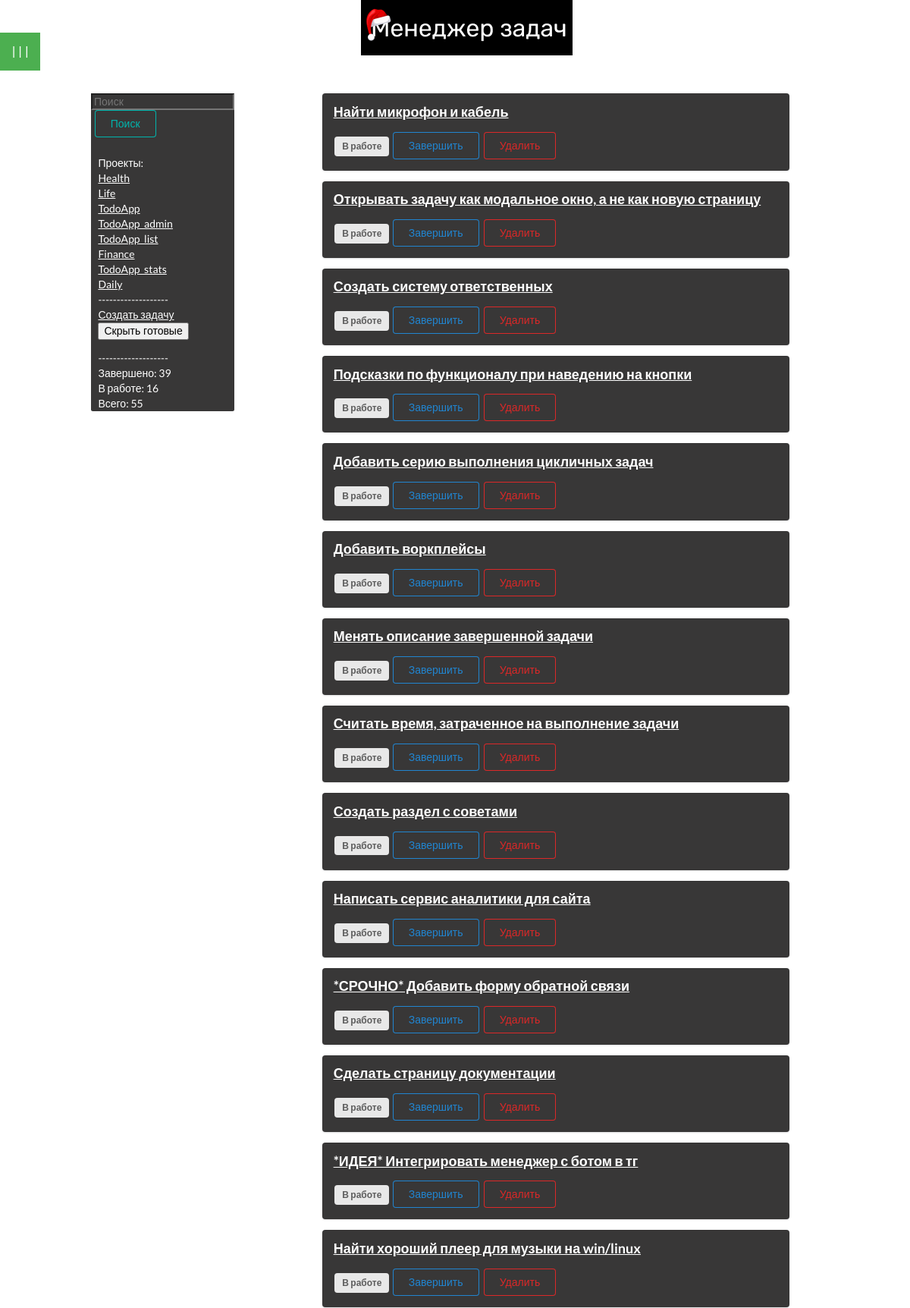
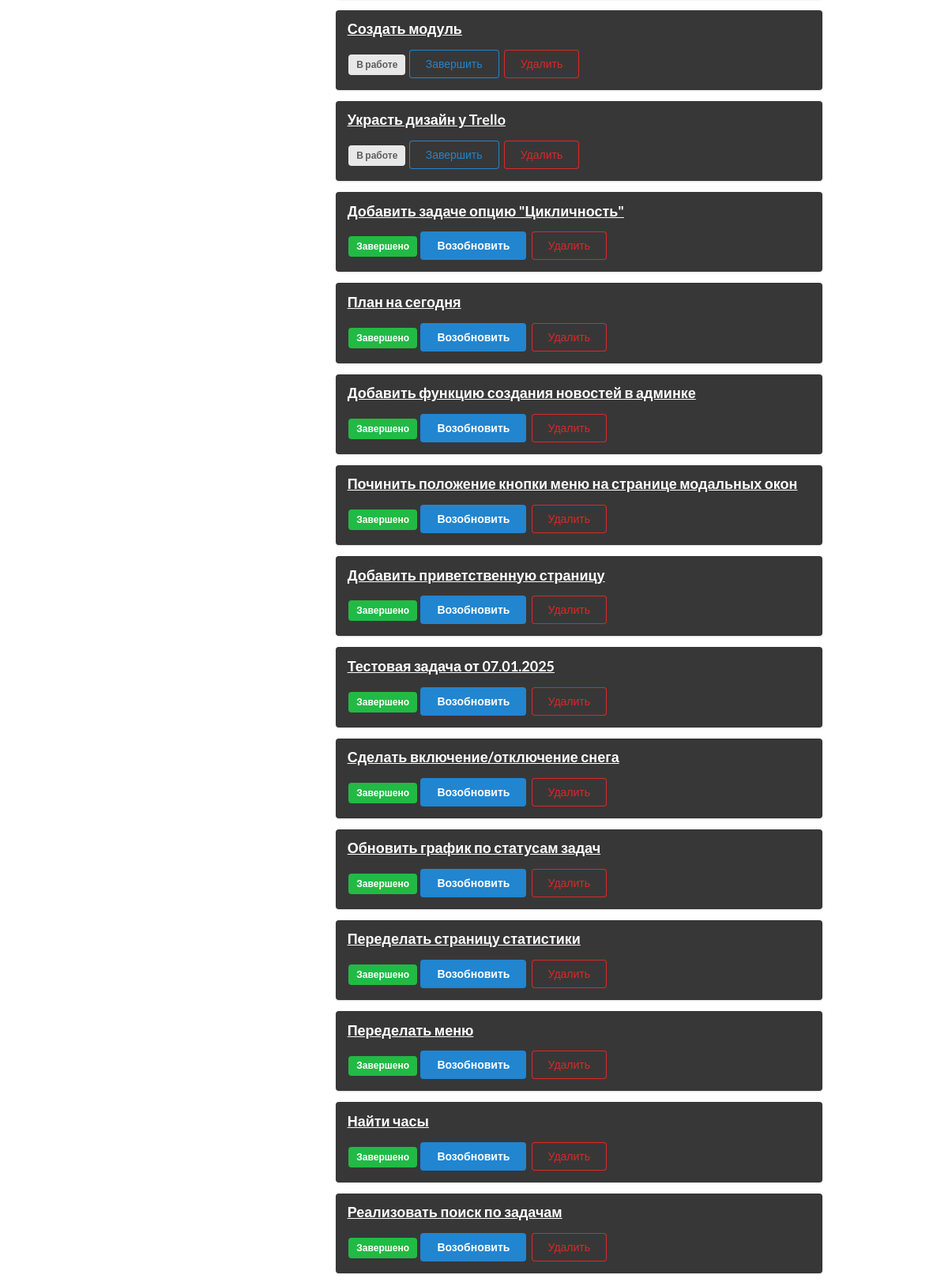
The page / (signed in, upper part) on the database its author committed (2 pictures, top to bottom).
### todo/models.py (models this page shows)
class Tag(db.Model):
    id = db.Column(db.Integer, primary_key=True)
    uid = db.Column(db.Integer)
    title = db.Column(db.String(100))
    descr = db.Column(db.String(1000))

class ToDo(db.Model):
    id = db.Column(db.Integer, primary_key=True)
    title = db.Column(db.String(100))
    tag_id = db.Column(db.Integer)
    descr = db.Column(db.String(1000))
    create_date = db.Column(db.DateTime)
    close_date = db.Column(db.DateTime)
    is_complete = db.Column(db.Boolean)
    is_cycle = db.Column(db.String(25))
    cycle_series = db.Column(db.Integer)

### todo/routes.py (the view, shortened to what this page needs)
@app.route('/', methods=['POST', 'GET'])
@login_required
def home():
    if request.method == 'GET':
        if current_user:
            timed_raw = datetime.now()
            GMT = pytz.timezone("Etc/GMT")
            dt_gmt = GMT.localize(timed_raw)
            dt_gmt = timed_raw.astimezone(GMT)
            get_curr_user_tags = Tag.query.filter_by(uid=current_user.id).all()
            tags_ids = []
            default_value = 0
            for el in get_curr_user_tags:
                tags_ids.append(el.id)
            cycle = ToDo.query.filter(ToDo.tag_id.in_((tags_ids))).filter_by(is_cycle='checked').order_by(ToDo.id.desc()).all()
            todo_list = ToDo.query.filter(ToDo.tag_id.in_((tags_ids))).order_by(ToDo.is_complete).order_by(ToDo.id.desc()).all()
            todo_completed = ToDo.query.filter(ToDo.tag_id.in_((tags_ids))).filter_by(is_complete=1).order_by(ToDo.id.desc()).all()
            todo_uncompleted = ToDo.query.filter(ToDo.tag_id.in_((tags_ids))).filter_by(is_complete=0).order_by(ToDo.id.desc()).all()
            completed = len(todo_completed)
            uncompleted = len(todo_uncompleted)
            all = len(todo_list)
            todo_tags = Tag.query.filter_by(uid=current_user.id).distinct(Tag.title)
            return render_template('todo/index.html', todo_list=todo_list, todo_tags=todo_tags, todo_completed=completed, todo_uncompleted=uncompleted, todo_all=all, title='CUBI Prot.', default_value=default_value)
        else:
            return redirect(url_for('todo/login.html'))

### todo/routes.py (called while the page is built)
@login_manager.user_loader
def load_user(user_id):
    user = db.session.get(Users, int(user_id))
    return user

### todo/templates/todo/index.html (shortened to what this page needs)
{% extends 'todo/layout.html' %}
{% block content %}
<img src="static/todo_logo_black.png" style="margin-left: 35%; margin-right: 25%;">
<div style="margin-top: 2.5%; class:'ui container'; margin-left: 10%; margin-right: 10%; display: flex;">
    <div class="navigation"
        style="color: white; background-color: rgb(56, 55, 55); width: 20%; height: 70%; margin-bottom: 1%; border-radius: 2.5px;">
        <form action="/search" method="post">
            <input type="text" name="search_bar" placeholder="Поиск"
                style="background-color: rgb(56, 55, 55); color: white;">
            <button class="ui teal basic button" type="submit"
                style="margin-bottom: 10px; margin-left: 2.5%;">Поиск</button>
        </form>
        <div class="tags" style="margin-left: 5%;">
            {% block tags %}
            Проекты:<br>
            {% for tag in todo_tags %}
            <a href="/sort/{{ tag.title }}">{{tag.title}}<br></a>
            {% endfor %}
            -------------------<br>
            {% endblock %}
            <a href="#openModal" style="margin-top: 10%;">Создать задачу</a><br>
            <form method="post">
                <button type="submit" id="hider" name="hider" value={{default_value}}>Скрыть готовые</button>
            </form>
            -------------------<br>
        </div>
        <div style="margin-left: 5%;">
            Завершено: {{todo_completed}}<br>
            В работе: {{todo_uncompleted}}<br>
            Всего: {{todo_all}}<br>
        </div>
    </div>
    {% for todo in todo_list %}
    <div class="contentt" style="width: 100%;">
        <div class="ui segment"
            style="margin-left: 15%; margin-right: 25%; width: 80%; background-color: rgb(56, 55, 55);">
            <p class="ui big header" name="header" style="margin-bottom: 2.5%; color: white; ">
                <a href="#openModal3/{{todo.id}}" style="color: white">{{todo.title}}<br>
            </p></a>
            {% if todo.is_complete == False %}
            <span class="ui gray label">В работе</span>
            <a class="ui primary basic button" href="/update/{{ todo.id }}">Завершить</a>
            {% else %}
            <span class="ui green label">Завершено</span>
            <a class="ui blue button" href="/update/{{ todo.id }}">Возобновить</a>
            {% endif %}
            <a class="ui negative basic button" href="/delete/{{ todo.id }}">Удалить</a>
        </div>
    </div>
    {% endfor %}
</div>
{% endblock content %}

### todo/static/css/style.css (style rules this page uses)
.header { word-break: normal; }
body { font-family: Rubik; transition: background-color 0.3s ease; margin: 0; }
a:link { color: white; text-decoration: underline; cursor: pointer; }

### rows shown on the page
Tag: title "Health"
Tag: title "Life"
Tag: title "TodoApp"
Tag: title "TodoApp_admin"
Tag: title "TodoApp_list"
Tag: title "Finance"
Tag: title "TodoApp_stats"
Tag: title "Daily"
ToDo: title "Найти микрофон и кабель"
ToDo: title "Открывать задачу как модальное окно, а не как новую страницу"
ToDo: title "Создать систему ответственных"
ToDo: title "Подсказки по функционалу при наведению на кнопки"
ToDo: title "Добавить серию выполнения цикличных задач"
ToDo: title "Добавить воркплейсы"
ToDo: title "Менять описание завершенной задачи"
ToDo: title "Считать время, затраченное на выполнение задачи"
ToDo: title "Создать раздел с советами"
ToDo: title "Написать сервис аналитики для сайта"
ToDo: title "*СРОЧНО* Добавить форму обратной связи"
ToDo: title "Сделать страницу документации"
ToDo: title "*ИДЕЯ* Интегрировать менеджер с ботом в тг"
ToDo: title "Найти хороший плеер для музыки на win/linux"
ToDo: title "Создать модуль"
ToDo: title "Украсть дизайн у Trello"
ToDo: title "Добавить задаче опцию \"Цикличность\""
ToDo: title "План на сегодня"
ToDo: title "Добавить функцию создания новостей в админке"
ToDo: title "Починить положение кнопки меню на странице модальных окон"
ToDo: title "Добавить приветственную страницу"
ToDo: title "Тестовая задача от 07.01.2025"
ToDo: title "Сделать включение/отключение снега"
ToDo: title "Обновить график по статусам задач"
ToDo: title "Переделать страницу статистики"
ToDo: title "Переделать меню"
ToDo: title "Найти часы"
ToDo: title "Реализовать поиск по задачам"

### other values the page prints
{{ todo_completed }} "39"
{{ todo_uncompleted }} "16"
{{ todo_all }} "55"
